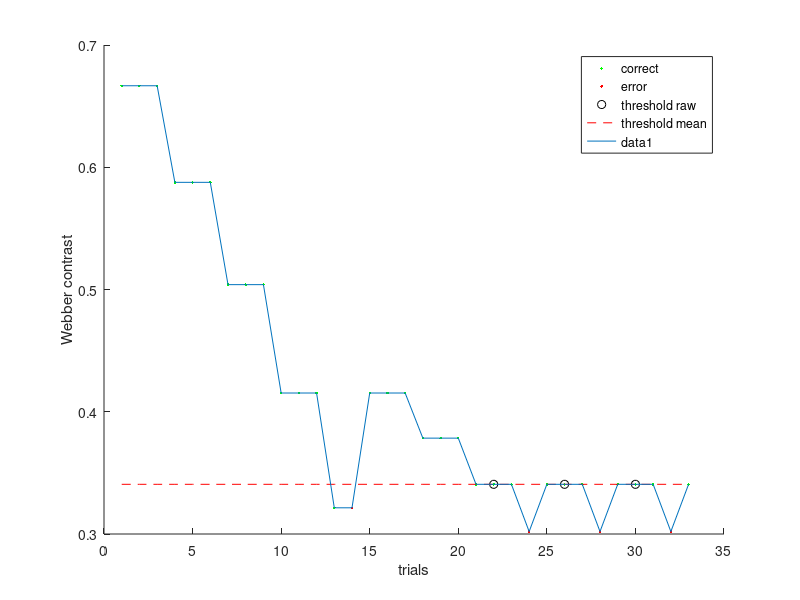

The MATLAB source for this figure:
function thr=plotOP
output=load('output.mat');
output=output.output;


err=find(output(:,2)~=output(:,3)); %errections
err=err(2:end);
err=err([1;1+find(diff(err)>3)]);
for erri=1:length(err)
    Err(erri,1)=err(erri);
    count=0;
    goodi=err(erri);
    while count<2
        goodi=goodi-1;
        if output(goodi,4)==output(goodi-1,4)
            count=count+1;
        else
            count=0;
        end
    end
    Err(erri,2)=goodi;
    Err(erri,3)=output(goodi,4);
end


figure;

hold on
plot(1:size(output,1),output(:,4)./0.5,'g.')
errors=find(output(:,3)~=output(:,2));
plot(errors,output(errors,4)./0.5,'r.')
xlabel('trials')
ylabel('Webber contrast')
thr=mean(Err(:,3))/0.5;
thrLine=repmat(thr,1,size(output,1));
plot(Err(:,2),Err(:,3)/0.5,'ok')
plot(thrLine,'r--')
legend('correct','error','threshold raw','threshold mean')
plot(1:size(output,1),output(:,4)./0.5)